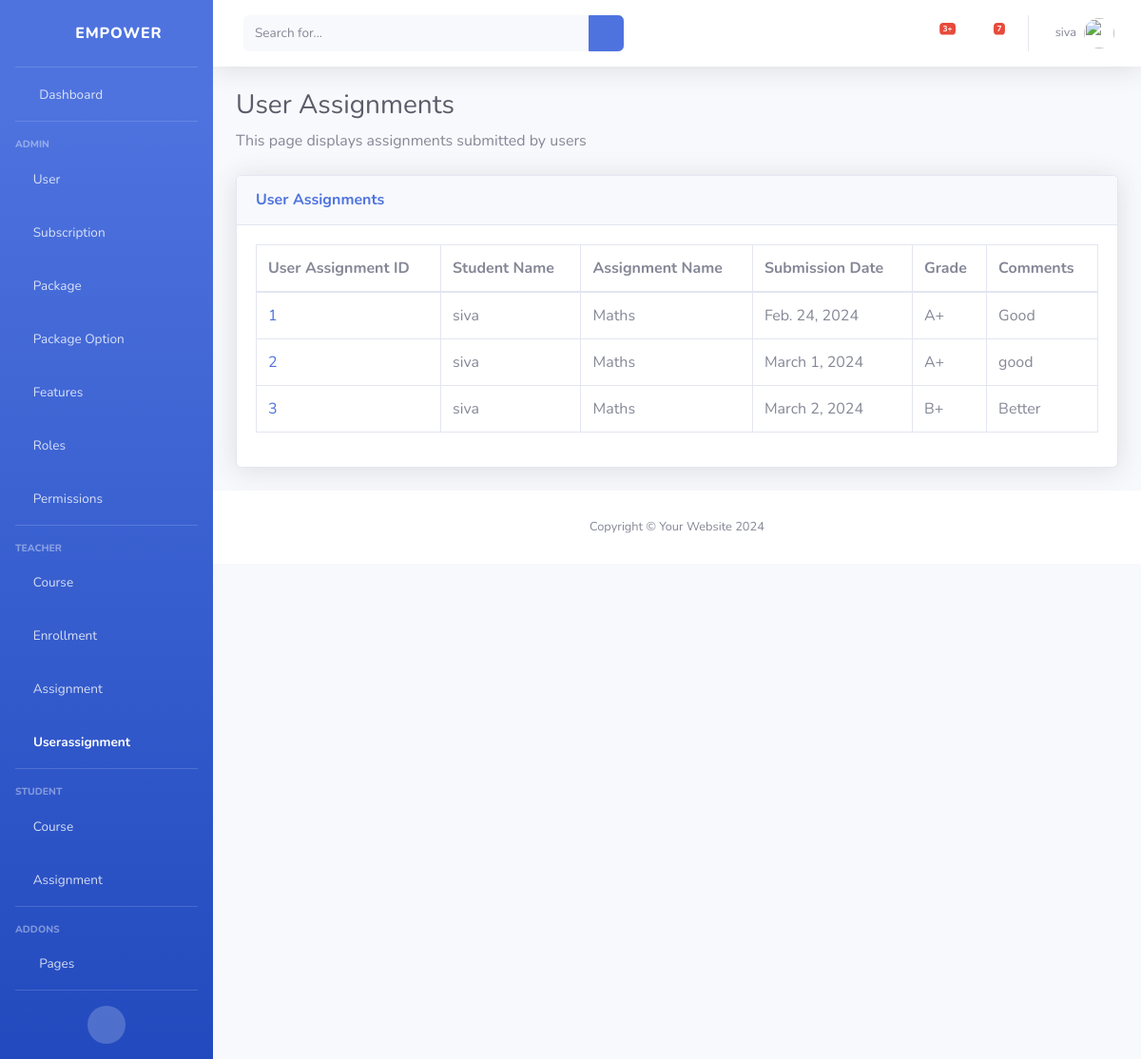
Screenshot of /userassignments/ (signed in) with the database file from the repository.
### classRoom/models.py (models this page shows)
class UserAssignment(models.Model):
    id = models.AutoField(primary_key=True)
    user = models.ForeignKey(User, on_delete=models.CASCADE)
    assignment = models.ForeignKey(Assignment, on_delete=models.CASCADE)
    submission_date = models.DateField()
    grade = models.CharField(max_length=5)
    comments = models.TextField()

class User(models.Model):
    user = models.OneToOneField(AuthUser, on_delete=models.CASCADE)
    role = models.ForeignKey(Role, on_delete=models.CASCADE)

class Assignment(models.Model):
    id = models.AutoField(primary_key=True)
    course = models.ForeignKey(Course, on_delete=models.CASCADE)
    assignment_name = models.CharField(max_length=100)
    description = models.TextField()
    due_date = models.DateField()

### classRoom/views.py (the view)
# urls.py: path('userassignments/',view_userassignments,name="view_userassignments"),
@login_required
@permission_required('View Userassignments')
def view_userassignments(request):
    user_assignments = UserAssignment.objects.all()
    return render(request, 'userassignments/view_userassignments.html', {'user_assignments': user_assignments})

### classRoom/views.py (called while the page is built)
def permission_required(feature_name):
    def decorator(view_func):
        @wraps(view_func)
        def _wrapped_view(request, *args, **kwargs):
            if request.user.is_authenticated and hasattr(request.user, 'user'):
                role = request.user.user.role
                if Permission.objects.filter(role=role, feature__feature_name=feature_name).exists():
                    return view_func(request, *args, **kwargs)
            return render(request, 'common/no_permission.html')
        return _wrapped_view
    return decorator

### classRoom/templates/userassignments/view_userassignments.html (shortened to what this page needs)
{% extends 'base.html' %}
{% block content %}
    {% load static %}
    <h1 class="h3 mb-2 text-gray-800">User Assignments</h1>
    <p class="mb-4">This page displays assignments submitted by users</p>
    <div class="card shadow mb-4">
        <div class="card-header py-3 d-flex justify-content-between align-items-center">
            <h6 class="m-0 font-weight-bold text-primary">User Assignments</h6>
            <div class="dropdown no-arrow show">
                <a class="dropdown-toggle" id="dropdownMenuLink" data-toggle="dropdown" aria-haspopup="true"
                    aria-expanded="true" style="float: right;">
                    <i class="fas fa-ellipsis-v fa-sm fa-fw text-gray-400"></i>
                </a>
            </div>
        </div>
        <div class="card-body">
            <div class="table-responsive">
                <table class="table table-bordered" id="dataTable" width="100%" cellspacing="0">
                    <thead>
                        <tr>
                            <th>User Assignment ID</th>
                            <th>Student Name</th>
                            <th>Assignment Name</th>
                            <th>Submission Date</th>
                            <th>Grade</th>
                            <th>Comments</th>
                        </tr>
                    </thead>
                    <tbody>
                        {% for user_assignment in user_assignments %}
                            <tr>
                                <td><a href="{% url 'view_userassignment' user_assignment.id %}">{{ user_assignment.id }}</a></td>
                                <td>{{ user_assignment.user.user.username }}</td>
                                <td>{{ user_assignment.assignment.assignment_name }}</td>
                                <td>{{ user_assignment.submission_date }}</td>
                                <td>{{ user_assignment.grade }}</td>
                                <td>{{ user_assignment.comments }}</td>
                            </tr>
                        {% endfor %}
                    </tbody>
                </table>
            </div>
        </div>
    </div>
{% endblock %}

### classRoom/templates/base.html (shortened to what this page needs)
{% load static %}
<!DOCTYPE html>
<html lang="en">
<head>
    <link rel="stylesheet" href="{% static 'vendor/fontawesome-free/css/all.min.css' %}" type="text/css">
    <link rel="stylesheet" href="{% static 'css/sb-admin-2.min.css' %}">
</head>
<body id="page-top">
    <div id="wrapper">
        <ul class="navbar-nav bg-gradient-primary sidebar sidebar-dark accordion" id="accordionSidebar">
            <a class="sidebar-brand d-flex align-items-center justify-content-center" href="{% url 'index' %}">
                <div class="sidebar-brand-icon rotate-n-15">
                    <i class="fas fa-chess-knight"></i>
                </div>
                <div class="sidebar-brand-text mx-3">Empower</div>
            </a>
            <hr class="sidebar-divider my-0">
            <li class="nav-item">
                <a class="nav-link" href="{% url 'index' %}">
                    <i class="fas fa-fw fa-tachometer-alt"></i>
                    <span>Dashboard</span></a>
            </li>
            <hr class="sidebar-divider">
            <div class="sidebar-heading">
                Admin
            </div>
            <li class="nav-item">
                <a class="nav-link" href="{% url 'view_users' %}" >
                    <i class="fas fa-user-shield"></i>
                    <span>User</span>
                </a>
            </li>
            <li class="nav-item">
                <a class="nav-link" href="{% url 'view_subscriptions' %}" >
                    <i class="fas fa-user-shield"></i>
                    <span>Subscription</span>
                </a>
            </li>
            <li class="nav-item">
                <a class="nav-link" href="{% url 'view_packages' %}" >
                    <i class="fas fa-user-shield"></i>
                    <span>Package</span>
                </a>
            </li>
            <li class="nav-item">
                <a class="nav-link" href="{% url 'view_package_options' %}" >
                    <i class="fas fa-user-shield"></i>
                    <span>Package Option</span>
                </a>
            </li>
            <li class="nav-item">
                <a class="nav-link" href="{% url 'view_features' %}" >
                    <i class="fas fa-user-shield"></i>
                    <span>Features</span>
                </a>
            </li>
            <li class="nav-item">
                <a class="nav-link" href="{% url 'view_roles' %}" >
                    <i class="fas fa-user-shield"></i>
                    <span>Roles</span>
                </a>
            </li>
            <li class="nav-item">
                <a class="nav-link" href="{% url 'view_permissions' %}" >
                    <i class="fas fa-user-shield"></i>
                    <span>Permissions</span>
                </a>
            </li>
            <hr class="sidebar-divider">
            <div class="sidebar-heading">
                Teacher
            </div>
            <li class="nav-item">
                <a class="nav-link" href="{% url 'view_courses' %}" >
                    <i class="fas fa-chalkboard-teacher"></i>
                    <span>Course</span>
                </a>
            </li>
            <li class="nav-item">
                <a class="nav-link" href="{% url 'view_enrollments' %}" >
                    <i class="fas fa-chalkboard-teacher"></i>
                    <span>Enrollment</span>
                </a>
            </li>
            <li class="nav-item">
                <a class="nav-link" href="{% url 'view_assignments' %}" >
                    <i class="fas fa-chalkboard-teacher"></i>
                    <span>Assignment</span>
                </a>
            </li>
            <li class="nav-item">
                <a class="nav-link" href="{% url 'view_userassignments' %}" >
                    <i class="fas fa-chalkboard-teacher"></i>
                    <span>Userassignment</span>
                </a>
            </li>
            <hr class="sidebar-divider">
            <div class="sidebar-heading">
                Student
            </div>
            <li class="nav-item">
                <a class="nav-link" href="{% url 'view_courses' %}" >
                    <i class="fas fa-user-graduate"></i>
                    <span>Course</span>
                </a>
                <a class="nav-link" href="{% url 'view_assignments' %}" >
                    <i class="fas fa-user-graduate"></i>
                    <span>Assignment</span>
                </a>
            </li>
            <hr class="sidebar-divider">
            <div class="sidebar-heading">
                Addons
            </div>
            <li class="nav-item">
                <a class="nav-link collapsed" href="#" data-toggle="collapse" data-target="#collapsePages"
                    aria-expanded="true" aria-controls="collapsePages">
                    <i class="fas fa-fw fa-folder"></i>
                    <span>Pages</span>
                </a>
            </li>
            <hr class="sidebar-divider d-none d-md-block">
            <div class="text-center d-none d-md-inline">
                <button class="rounded-circle border-0" id="sidebarToggle"></button>
            </div>
        </ul>
        <div id="content-wrapper" class="d-flex flex-column">
            <nav class="navbar navbar-expand navbar-light bg-white topbar mb-4 static-top shadow">
                <form
                    class="d-none d-sm-inline-block form-inline mr-auto ml-md-3 my-2 my-md-0 mw-100 navbar-search">
                    <div class="input-group">
                        <input type="text" class="form-control bg-light border-0 small" placeholder="Search for..."
                            aria-label="Search" aria-describedby="basic-addon2">
                        <div class="input-group-append">
                            <button class="btn btn-primary" type="button">
                                <i class="fas fa-search fa-sm"></i>
                            </button>
                        </div>
                    </div>
                </form>
                <ul class="navbar-nav ml-auto">
                    <li class="nav-item dropdown no-arrow mx-1">
                        <a class="nav-link dropdown-toggle" href="#" id="alertsDropdown" role="button"
                            data-toggle="dropdown" aria-haspopup="true" aria-expanded="false">
                            <i class="fas fa-bell fa-fw"></i>
                            <span class="badge badge-danger badge-counter">3+</span>
                        </a>
                    </li>
                    <li class="nav-item dropdown no-arrow mx-1">
                        <a class="nav-link dropdown-toggle" href="#" id="messagesDropdown" role="button"
                            data-toggle="dropdown" aria-haspopup="true" aria-expanded="false">
                            <i class="fas fa-envelope fa-fw"></i>
                            <span class="badge badge-danger badge-counter">7</span>
                        </a>
                    </li>
                    <li class="nav-item dropdown no-arrow">
                        <a class="nav-link dropdown-toggle" href="#" id="userDropdown" role="button"
                            data-toggle="dropdown" aria-haspopup="true" aria-expanded="false">
                            {% if user.is_authenticated %}
                                <span class="mr-2 d-none d-lg-inline text-gray-600 small">{{ user.username }}</span>
                            {% endif %}
                            <img class="img-profile rounded-circle" src="{% static 'img/undraw_profile.svg' %}">
                        </a>
                    </li>
                </ul>
            </nav>
            <div class="container-fluid">
                {% block content %}
                {% endblock %}
            </div>
            <footer class="sticky-footer bg-white">
                <div class="container my-auto">
                    <div class="copyright text-center my-auto">
                        <span>Copyright &copy; Your Website 2024</span>
                    </div>
                </div>
            </footer>
        </div>
    </div>
</body>
</html>

### rows the page displays
UserAssignment: id "1", user.user.username "siva", assignment.assignment_name "Maths", submission_date "Feb. 24, 2024", grade "A+", comments "Good"
UserAssignment: id "2", user.user.username "siva", assignment.assignment_name "Maths", submission_date "March 1, 2024", grade "A+", comments "good"
UserAssignment: id "3", user.user.username "siva", assignment.assignment_name "Maths", submission_date "March 2, 2024", grade "B+", comments "Better"

### other values shown
{{ user.username }} "siva"
